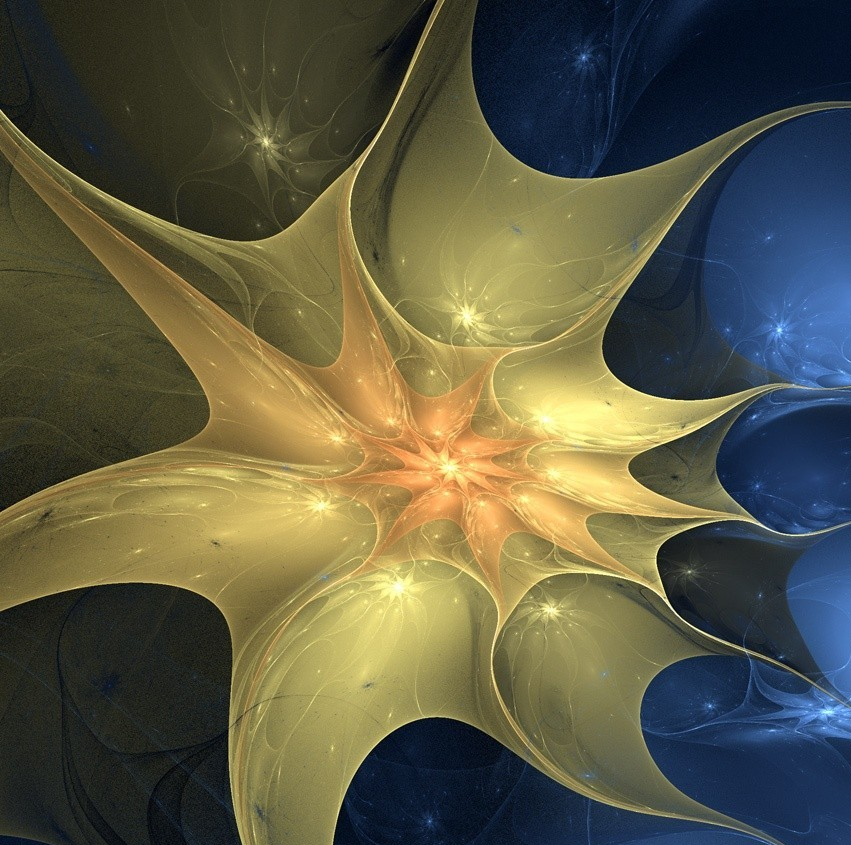
#> input picture img_ex.png, 851 x 845 px
$ python cv_1_09.py
#> lines starting #> are read from the running program, lines starting #| are printed output that depends on the picture
### cv_1_07.py
import numpy as np
import cv2 as cv
import matplotlib.pyplot as plt
import os

def load_img_color(img_path: str) -> np.ndarray:
    """
    Loads an image from the specified file path in color mode.

    Args:
        img_path (str): The path to the image file.

    Returns:
        np.ndarray: The loaded color image as a NumPy array, or None if loading fails.
    """
    img = cv.imread(img_path, cv.IMREAD_COLOR)
    if img is None:
        # Return None if the image could not be loaded (e.g., file not found or not an image)
        return None
    return img

def plot_color_histograms(img: np.ndarray) -> None:
    """
    Plots the color histograms for the red, green, and blue channels of the input image.

    Args:
        img (np.ndarray): The input color image as a NumPy array (BGR format).
    """
    # Create a figure with 3 subplots (one for each color channel)
    fig, axes = plt.subplots(1, 3, figsize=(12, 6), constrained_layout=True)

    channels = [
        (2, "r", "Red"),
        (1, "g", "Green"),
        (0, "b", "Blue"),
    ]

    histograms = []

    # Loop through each channel and plot its histogram
    for ax, (channel_idx, color, title) in zip(axes, channels):
        # Calculate the histogram for the current channel
        hist = cv.calcHist([img], [channel_idx], None, [256], [0, 256])
        histograms.append(hist)

        ax.hist(range(256), bins=32, weights=hist.flatten(), color=color, alpha=0.7, density=True)
        ax.set_title(f"{title} channel")
        ax.set_xlabel("Pixel value")
        ax.set_ylabel("Frequency")

    plt.show()

    return fig, axes, histograms


# [21 lines left out: function main, not called in this run]

# [2 lines that do not run on import are left out]

### cv_1_09.py
import numpy as np
import cv2
import matplotlib.pyplot as plt
import os
from cv_1_07 import *

def get_image_path():
    """
    Запрашивает путь к изображению с проверкой его существования и корректности.

    Returns:
        str: Путь к корректному изображению

    """
    while True:
        image_path = input("Введите название изображения (путь): ").strip()
#> the answer given: img_ex.png


        if not image_path:
            print("Ошибка: Путь не может быть пустым.")
            continue


        if not os.path.exists(image_path):
            print(f"Ошибка: Файл '{image_path}' не существует.")
            continue


        test_img = cv2.imread(image_path)
#> test_img is the input picture: shape (845, 851, 3); mean B, G, R 68, 90, 91.8
        if test_img is None:
            print(f"Ошибка: Не удалось открыть изображение '{image_path}'.")
            continue

        return image_path

def main()->None:

    """
    Основная функция программы.

    Загружает два изображения, строит их гистограммы и сравнивает их.
    Выводит результаты сравнения в консоль.
    """

    src1 = get_image_path()
    img1 = load_img_color(src1)

    if img1 is None:
       raise ValueError(f"Could not open image: {src1}")

    img1 = cv2.resize(img1, (400, 400))

    fig_1, axes_1, histograms_1 = plot_color_histograms(img1)
#> after the loop in plot_color_histograms, `for ax, (channel_idx, color, title) in zip(axes, channels):`: histograms = 3 items
#> in plot_color_histograms, `plt.show()`:
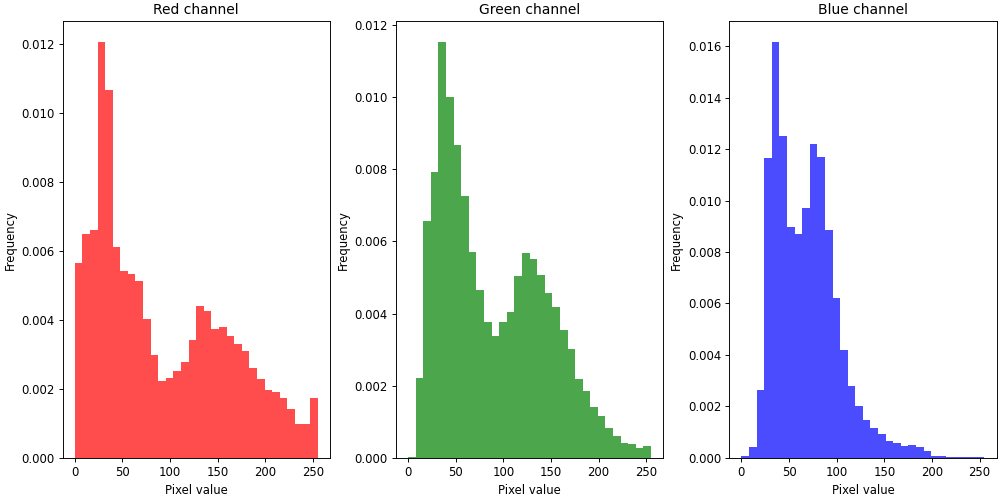
#> figure drawn by matplotlib, 3 panels; panel 1: tallest bar 0.0121 high, from x = 23.91 to 31.88; panel 2: tallest bar 0.0115 high, from x = 31.88 to 39.84; panel 3: tallest bar 0.0162 high, from x = 31.88 to 39.84
#> histograms_1 = 3 items

    src2 = get_image_path()
#> the answer given: img_ex.png
    img2 = load_img_color(src2)

    if img2 is None:
       raise ValueError(f"Could not open image: {src2}")

    img2 = cv2.resize(img2, (400, 400))

    fig_2, axes_2, histograms_2 = plot_color_histograms(img2)
#> histograms_2 = 3 items

    similar, avg_cor = compare_histograms(histograms_1, histograms_2)
    print(f"Average correlation coefficient: {avg_cor}")


def compare_histograms(hist_1, hist_2):

    """
    Сравнивает гистограммы двух изображений по каналам.

    Parameters:
        hist_1 (list): Список гистограмм для первого изображения
        hist_2 (list): Список гистограмм для второго изображения

    Returns:
        tuple: (similarity, avg_correlation)
            - similarity (list): Коэффициенты корреляции для каждого канала
            - avg_correlation (float): Средний коэффициент корреляции по всем каналам

    """

    similarity = []

    for i in range(3):

        hist1 = hist_1[i].flatten().astype(np.float32)
        hist2 = hist_2[i].flatten().astype(np.float32)


        if np.sum(hist1) == 0 or np.sum(hist2) == 0:
            print(f"Warning: Channel {i} has zero histogram")
            similarity.append(0.0)
            continue

        # Нормализация
        hist1_norm = cv2.normalize(hist1, None, 1, 0, cv2.NORM_L1)
        hist2_norm = cv2.normalize(hist2, None, 1, 0, cv2.NORM_L1)


        # Сравниваем гистограммы
        similar = cv2.compareHist(hist1_norm, hist2_norm, cv2.HISTCMP_CORREL)
        similar_abs = abs(similar)
        similarity.append(similar)

        print(f"Channel {i} correlation: {similar:.4f}")
#> this loop made 3 passes
#| Channel 0 correlation: 1.0000
#| Channel 1 correlation: 1.0000
#| Channel 2 correlation: 1.0000
#> after the loop, similarity = [1, 1, 1]

    avg_correlation = np.mean(similarity)
#> avg_correlation = 1


    return similarity, avg_correlation

if __name__ == "__main__":
    main()
#> in main, `similar, avg_cor = compare_histograms(histograms_1, histograms_2)`: similar = [1, 1, 1]; avg_cor = 1
#| Average correlation coefficient: 1.0
